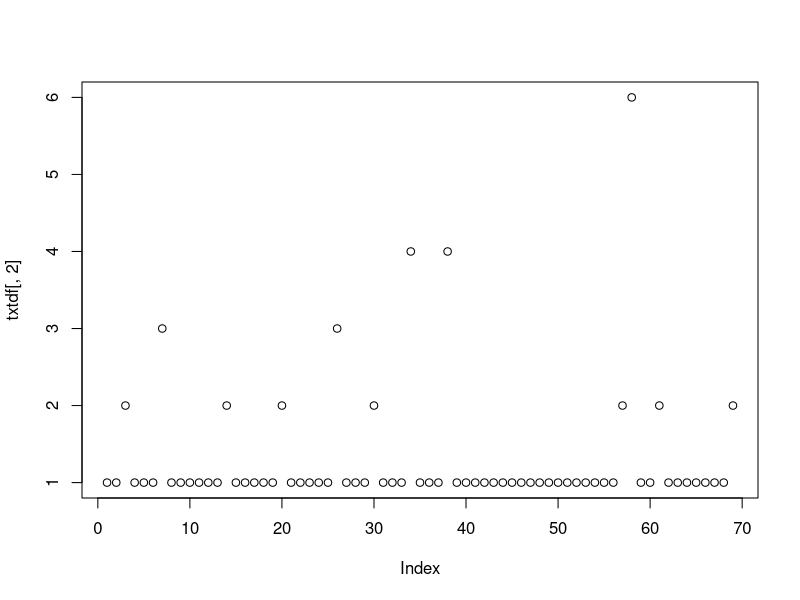
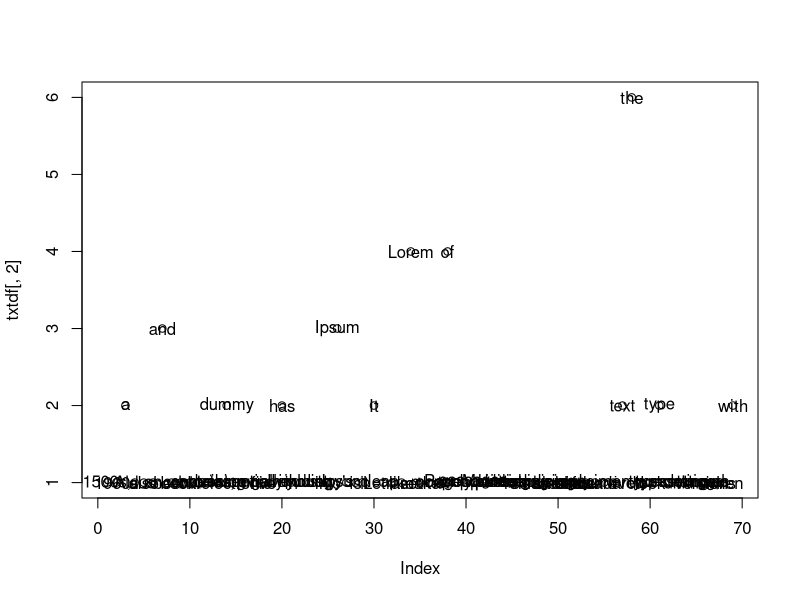
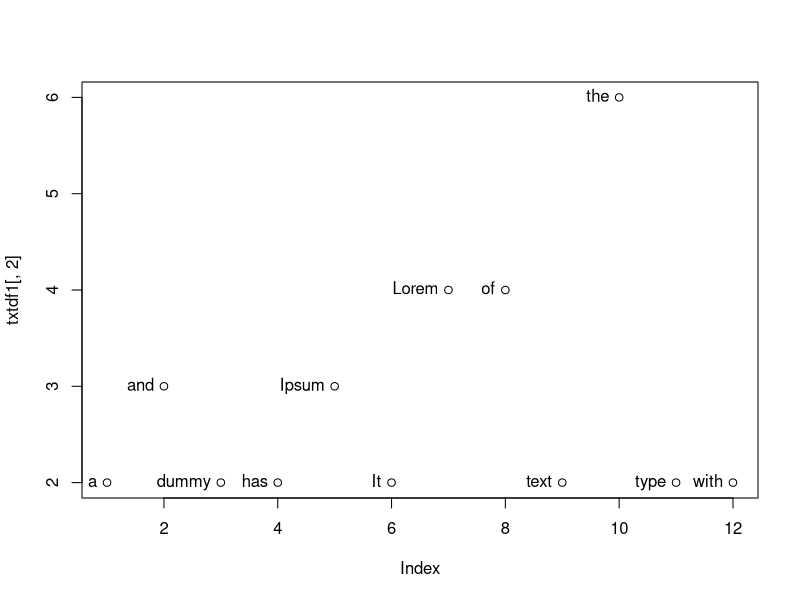

R code for these plots, in order:
txt <- "Lorem Ipsum is simply dummy text of the printing and typesetting industry. Lorem Ipsum has been the industry's standard dummy text ever since the 1500s, when an unknown printer took a galley of type and scrambled it to make a type specimen book. It has survived not only five centuries, but also the leap into electronic typesetting, remaining essentially unchanged. It was popularised in the 1960s with the release of Letraset sheets containing Lorem Ipsum passages, and more recently with desktop publishing software like Aldus PageMaker including versions of Lorem Ipsum."
txt
words <- strsplit(txt, split = ' ')
tbl <- table(words)
txtdf <- data.frame(tbl)
head(txtdf)
tail(txtdf)
names(txtdf) # for col names

txtdf[, 1] # prints first col
txtdf[, 2] # prints second col

mean(txtdf[, 2]); sd(txtdf[, 2]) # meand and standard deviation
summary(txtdf) # summary statistics

plot(txtdf[, 2]) # scatter plot
plot(txtdf[, 2]); text(txtdf[, 2], labels = txtdf[, 1]) # text plot

txtdf1 <- subset(txtdf, Freq != 1)
plot(txtdf1[, 2]); text(txtdf1[, 2], labels = txtdf1[, 1], pos = 2) # text plot for words not eq. to 1
